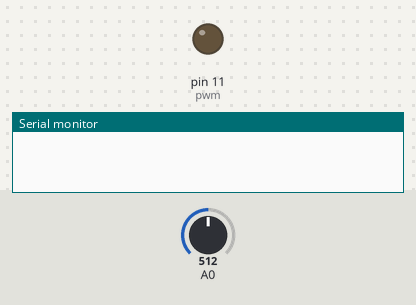
A sketch run on a simulated Arduino Uno, built with avr-gcc and run on an emulated ATmega328P. Shown: output pins drawn as LEDs (lit = HIGH), the last lines printed to the serial monitor. The test bench sets the inputs (shaded band); at power-on: A0 = 512.

Above: at 0.05 s.
At 9.39 s:
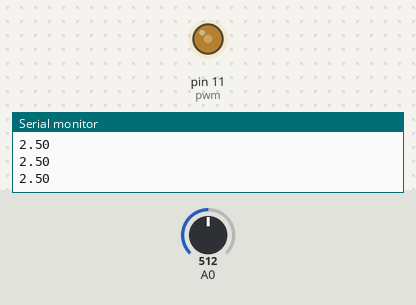
At 19.94 s:
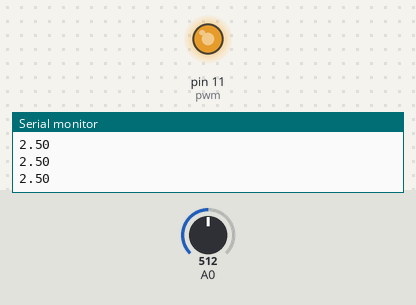
At 39.94 s:
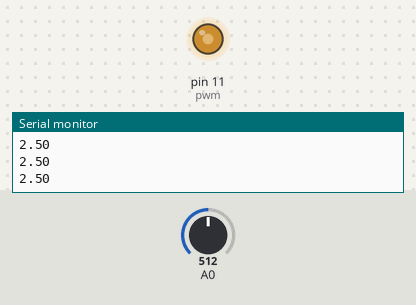
Timing chart, 0 to 40.0 s (numbered marks = the images above):
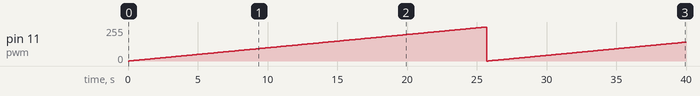

The sketch:

oscilloscope_file_10dec.ino
```cpp
int pwm = 11;
float a;
int x;
void setup() {
pinMode(pwm,OUTPUT);
Serial.begin(9600);
}

void loop() {
  // put your main code here, to run repeatedly:
int duty_cycle;
for(duty_cycle=0 ; duty_cycle<=255; duty_cycle++){
analogWrite(pwm,duty_cycle);
delay(100);
x = analogRead(A0);
a=(5/1023.0)*x;
Serial.println(a);
}
}
```

Measured:
- by itself, pin 11 (pwm): 0/255 → 1/255 at 0.10 s, → 2/255 0.10 s later, → 3/255 0.10 s later, → 4/255 0.10 s later, … (398 changes in this stretch)
